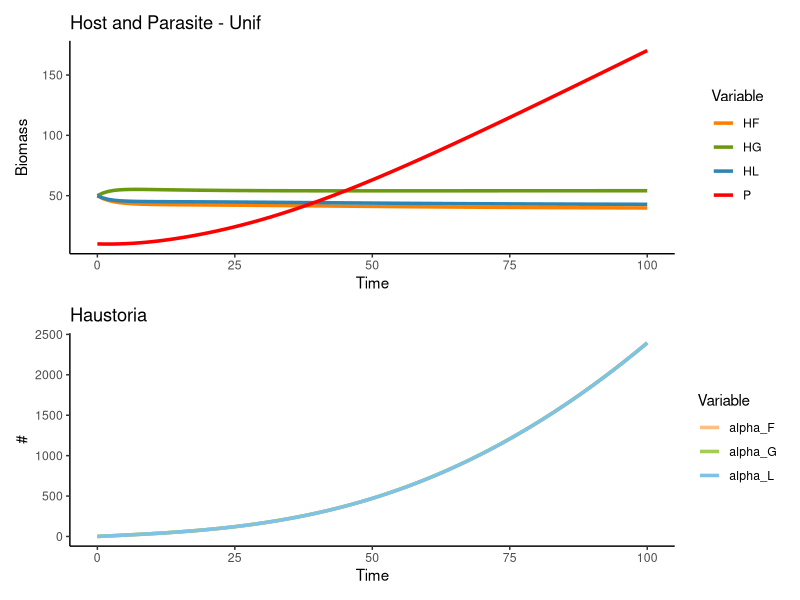
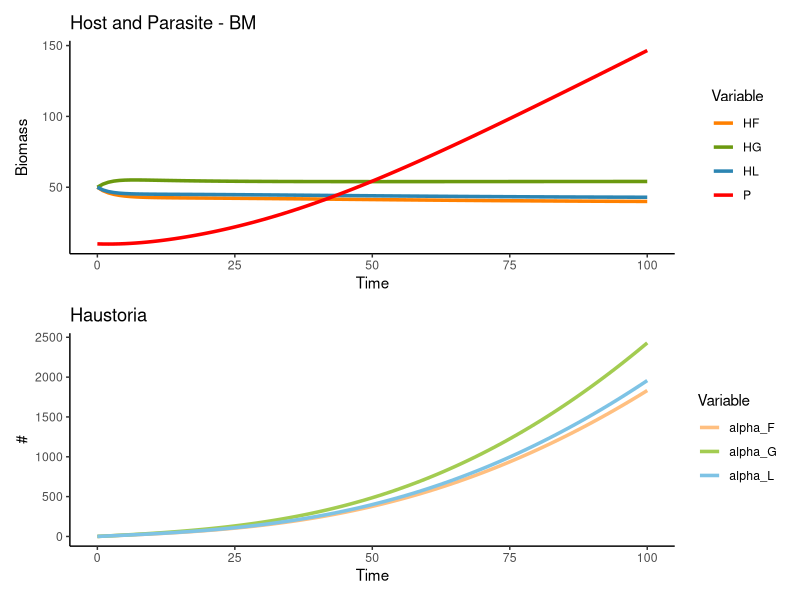
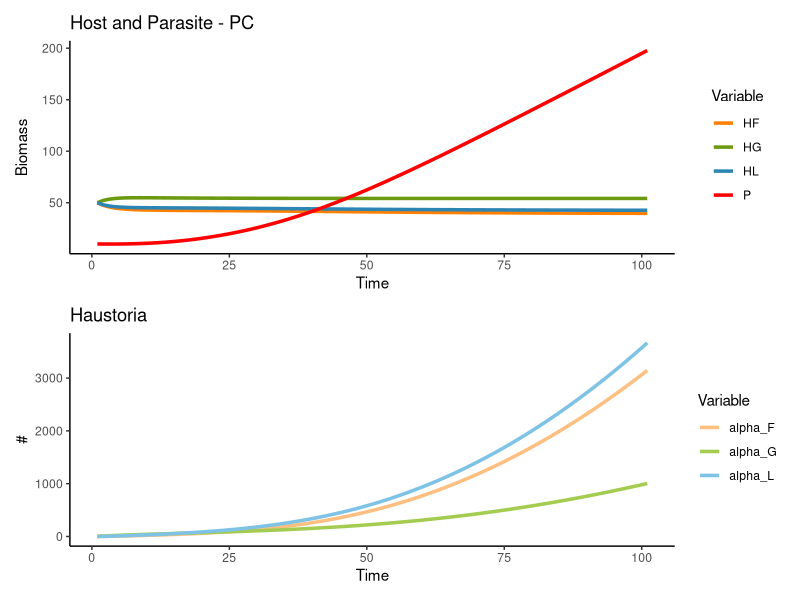

Recreate these plots in R, in order.
## ---- chunk 1
library(deSolve)
library(patchwork)
library(tidyr)
library(ggplot2)
## ---- chunk 2

model <- function(time, state, new_h, parameters) {
  with(as.list(c(state, parameters)), {
  
    #forb
    d_HF <-  r_HF*HF*(1-(HF/K_HF)) - 
      ((1-psi_F*(HF/K_HF)) * (a_F*alpha_F)/(1+a_F*h_F*alpha_F)) -
      delta_LF*HF*HL - delta_GF*HG*HF 
    
    
    
    #legume
    d_HL <-  r_HL*HL*(1-(HL/K_HL)) -
      ((1-psi_L*(HL/K_HL)) * (a_L*alpha_L)/(1+a_L*h_L*alpha_L)) -
      delta_FL*HF*HL -  delta_GL*HG*HL 
    
    #grass
    d_HG <-  r_HG*HG*(1-(HG/K_HG)) -
      ((1-psi_G*(HG/K_HG)) * (a_G*alpha_G)/(1+a_G*h_G*alpha_G)) -
      delta_FG*HF*HG - delta_LG*HG*HL
    
    #parasite
    d_P <-  r_P*P*(1- (P/K_P))  + 
      betaF*((a_F*alpha_F^2)/(1+a_F*h_F*alpha_F)) + 
      betaL*((a_L*alpha_L)/(1+a_L*h_L*alpha_L)) +
      betaG*((a_G*alpha_G)/(1+a_G*h_G*alpha_G)) -
      (delta_FP*HF + delta_GP*HG + delta_LP*HL)
    
    #will give new alpha (haustoria) depending on value of "new_h"
    alpha_val <- switch(
      new_h,
      
      "BM" = {
        out <- c(HF, HL, HG)/sum(HF,HL,HG, na.rm = T)
        ifelse(is.na(out), 0, out)
      }
      , #proportion of available biomass 
      
      "Unif" = {
        out <- c(1/3,1/3,1/3)
        out
      },
      
      "PC" = { #parasite choice, parasite gives 80% new haustoria to the host the gives it the best return on investment 
        
        #RIGHT NOW DOSE NOT TAKE INTO ACCOUNT HOST MORTALITY FROM ADITIONAL HAUSTORIA  
        vec <- c(
          
          ifelse(HF>0,
                 
                betaF* ( (a_F*(alpha_F+gamma*P))/(1+a_F*h_F*(alpha_F+gamma*P)) - 
                    (a_F*alpha_F)/(1+a_F*h_F*alpha_F)), 0),
          
          
          ifelse(HL>0, 
                 betaL* ((a_L*(alpha_L+gamma*P))/(1+a_L*h_L*(alpha_L+gamma*P)) -
                    (a_L*alpha_L)/(1+a_L*h_L*alpha_L)) , 0 ),
          
          
          ifelse(HG>0,   
                 
                 betaG* ((a_G*(alpha_G+gamma*P))/(1+a_G*h_G*(alpha_G+gamma*P)) - 
                    (a_G*alpha_G)/(1+a_G*h_G*alpha_G)), 0)
        )
        
        out <- vec/sum(vec)
        out
      }
    ) 
    
    
    d_alpha_F <- gamma*alpha_val[1]*P 

    d_alpha_L <- gamma*alpha_val[2]*P 

    d_alpha_G <- gamma*alpha_val[3]*P 
  
    
    #updating y
    
    return(list(c(
      d_HF ,
      d_HL ,
      d_HG ,
      d_P ,
      
      d_alpha_F ,
      d_alpha_L ,
      d_alpha_G
    )))

  })
}

## ---- chunk 3

plotting <- function(results, lab, time_steps){
  plot_df <- data.frame(
    time = time_steps,
    results
  )
  
  long <- pivot_longer(
    plot_df,
    cols = c(HF, HL, HG, P),
    names_to = "Variable",
    values_to = "Value"
  )
  
  plot <- ggplot(long,
                 aes(x = time, y = Value, colour = Variable)) +
    geom_line(linewidth = 1.2) +
    labs(
      title = paste0("Host and Parasite - ", lab),
      x = "Time",
      y = "Biomass"
    ) +
    theme_classic() +
    scale_color_manual(values = c(
      HF = "#FF8000",
      HL = "#2C85B2",
      HG = "#6B990F",
      P  = "red"
    ))
  
  
  alpha_long <- pivot_longer(
    plot_df,
    cols = c(alpha_F, alpha_L, alpha_G),
    names_to = "Variable",
    values_to = "Value"
  )
  
  alpha_plot <- ggplot(alpha_long,
                       aes(x = time, y = Value, colour = Variable)) +
    geom_line(linewidth = 1.2) +
    labs(
      title = "Haustoria ",
      x = "Time",
      y = "#"
    ) +
    theme_classic() +
    scale_color_manual(values = c(
      alpha_F = "#FFBF80",
      alpha_L = "#7EC3E5",
      alpha_G = "#A3CC51"
    ))
  
  plot / alpha_plot
  
}

## ---- chunk 4

#inital population
init_P_HD <- c(HF = 50,  HL =50, HG = 50, P = 10, 
               alpha_F = 0, alpha_L =0, alpha_G =0) 

#timeing
time_steps <- seq(0, 100, by = 1) 

#parameters
params <- params <- c(
  r_HF = 0.40, K_HF = 50, 
  r_HL = 0.5, K_HL = 50, 
  r_HG = 0.6, K_HG = 65, 
  
  #comp
  delta_LF = 0.0008,
  delta_FL = 0.0006,
  
  delta_GF = 0.0004,
  delta_GL = 0.0004,
  
  delta_FG = 0.0009,
  delta_LG = 0.0008,
  
  delta_FP = 0.0009,
  delta_LP = 0.0008,
  delta_GP = 0.0009,

  
  #parasite resistance
  
  psi_F = 0.5,
  psi_L = 0.4,
  psi_G = 0.2,
  

  #parasite stuff 
  betaG = 0.1,
  betaF = 0.2,
  betaL = 0.3,
  r_P = 0.3,
  K_P = 10,
  gamma = 1,
  l_P = 0.06,
  
  #handling time
  h_F = 0.5,
  h_G = 0.5,
  h_L = 0.5,
  
  
  a_F = 0.005,
  a_G = 0.09,
  a_L = 0.005
  
)


## ---- chunk 5
results_Unif <- ode(y = init_P_HD, 
               times = time_steps, 
               func = model, 
               new_h = "Unif",
               parms = params)

plotting(results_Unif, "Unif", time_steps)


results_BM <- ode(y = init_P_HD, 
              times = time_steps, 
              func = model, 
              new_h = "BM",
              parms = params)

plotting(results_BM, "BM", time_steps)

results_PC<- ode(y = init_P_HD, 
              times = time_steps, 
              func = model, 
              new_h = "PC",
              parms = params)

plotting(results_PC, "PC", 1:length((results_PC)[,1]))
